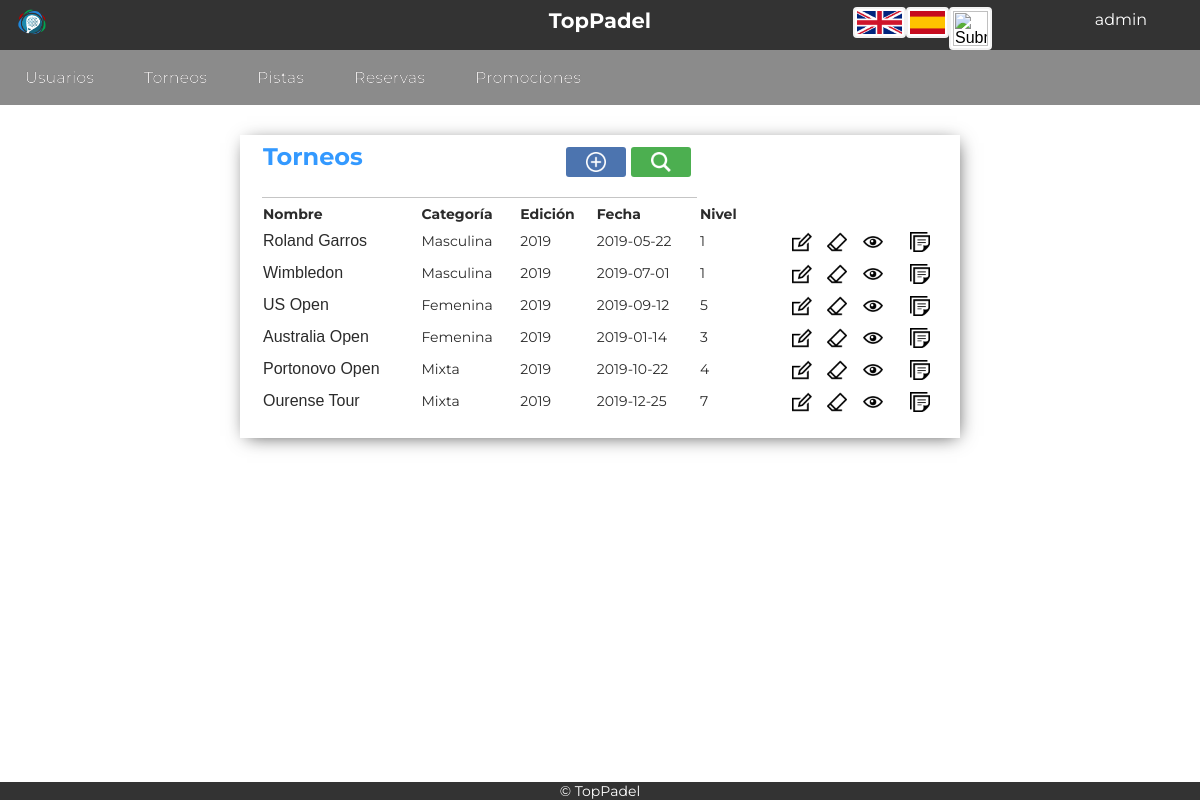
The page /Controllers/Torneos_Controller.php (signed in) on the database its author committed.
### tables this page shows
CREATE TABLE `torneo` (
  `ID_Torneo` tinyint(5) NOT NULL,
  `nombre` varchar(45) NOT NULL,
  `categoria` varchar(15) NOT NULL,
  `fecha` date NOT NULL,
  `edicion` int(5) NOT NULL,
  `nivel` int(5) NOT NULL
);

### Functions/Authentication.php (called while the page is built)
<?php
function IsAuthenticated(){
	if (!isset($_SESSION['login'])){
		return false;
	}
	else{
		return true;
	}
}
?>

### Models/Torneos_Model.php (called while the page is built, shortened)
<?php
class Torneos_Model{
	var $ID_Torneo;
	var $nombre;
	var $categoria;
	var $edicion;
	var $fecha;
	var $nivel;
	function __construct ($ID_Torneo,$nombre,$categoria,$edicion,$fecha,$nivel){
		$this -> ID_Torneo = $ID_Torneo;
		$this -> nombre = $nombre;
		$this -> categoria = $categoria;
		$this -> edicion = $edicion;
		$this -> fecha = $fecha;
		$this -> nivel = $nivel;
		include_once 'Access_DB.php';
		$this->mysqli = ConnectDB();
		}
function search(){
	     $sql = "SELECT *
       			FROM torneo
    			WHERE
    				(
    				(`ID_Torneo` LIKE '%$this->ID_Torneo%') &&
	 				(`nombre` LIKE '%$this->nombre%') &&
					(`categoria` LIKE '%$this->categoria%') &&
					(`edicion` LIKE '%$this->edicion%') &&
					(`fecha` LIKE '%$this->fecha%') &&
					(`nivel` LIKE '%$this->nivel%')
    				)";
    if (!($resultado = $this->mysqli->query($sql))){
		return 'Error en la búsqueda';
	}
    else{
		return $resultado;
	}
}
}
?>

### Models/Access_DB.php (called while the page is built)
<?php
function ConnectDB()
{
    $mysqli = new mysqli("localhost", "todolist", "todolist", "todolist");
	if ($mysqli->connect_errno) {
		include './MESSAGE.php';
		new MESSAGE("Fallo al conectar a MySQL: (" . $mysqli->connect_errno . ") " . $mysqli->connect_error, './index.php');
		return false;
	}
	else{
		return $mysqli;
	}
}
?>

### Views/Torneos_SHOWALL_View.php (the view, shortened to what this page needs)
<?php
include_once '../Functions/Authentication.php';
include_once '../Views/Header.php';
 class Torneos_SHOWALL{
	var $datos;
	function __construct($datos,$enlace){
		$this -> datos = $datos;
		$this -> mostrar();
	}
	function mostrar(){
?>
	<div class="showall">
		<table class="showAllUsers">
			<tr><th class="title" colspan="4"><?php echo $strings['Torneos']; ?>
			<form class="tableActions" action="../Controllers/Torneos_Controller.php" method="">
			<button class="buscar-little" name="action" value="Confirmar_SEARCH1" type="submit"></button>
			<button class="anadir-little"  name="action" value="Confirmar_ADD" type="submit"></button>
			</form></th></tr>
			<tr>
				<th><?php echo $strings['Nombre']; ?></th>
				<th><?php echo $strings['Categoria']; ?></th>
				<th><?php echo $strings['Edicion']; ?></th>
				<th><?php echo $strings['Fecha']; ?></th>
				<th><?php echo $strings['Nivel']; ?></th>
				<th></th>
			</tr>
		<?php
			while($fila = $this ->datos->fetch_array()){
		?>
			<tr>
				<form action="../Controllers/Torneos_Controller.php" method="post" name="action" >
					<td><button class="tarea" name="action" value="Confirmar_SHOWTORNEO"><?php echo $fila['nombre']; ?></button></td>
					<td><?php echo $fila['categoria']; ?></td>
					<td><?php echo $fila['edicion']; ?></td>
					<td><?php echo $fila['fecha']; ?></td>
					<td><?php echo $fila['nivel']; ?></td>
					<td style="text-align:right">
						<button class="editar" name="action" value="Confirmar_EDIT" type="submit"></button>
						<button class="borrar" name="action" value="Confirmar_DELETE1" type="submit"></button>
						<button class="add" name="action" value="Confirmar_SHOWCURRENT" type="submit"></button>
					</td>
				</form>
				<form action="../Controllers/Inscripcion_Controller.php" method="post" name="action" >
					<td style="text-align:right">
						<button class="inscripcion" name="action" value="Confirmar_INSCRIPCION1" type="submit"></button>
					</td>
					</form>
			</tr>
		<?php
			}
		?>
		</table>
	</div>
<?php
    }
}
?>
<footer>
	<?php include '../Views/Footer.php'; ?>

### Controllers/Torneos_Controller.php (shortened to what this page needs)
<?php
include_once "../Functions/Authentication.php";
if(!IsAuthenticated()){
	new MESSAGE('No puedes ver nada sin loguearte','../index.php');
}else{
	include_once "../Models/Torneos_Model.php";
	include_once "../Views/Torneos_SHOWALL_View.php";
	include_once "../Views/Torneos_SHOWTORNEO_View.php";
	switch ($_REQUEST['action']){
		default:
		if(isset($_SESSION['tipo'])){
		if($_SESSION['tipo']=='ADMIN'){
			$torneo = new Torneos_Model('','','','','','');
			$datos = $torneo -> search();
			$respuesta = new Torneos_SHOWALL($datos,'../Controllers/Torneos_Controller.php');
		}else{
			$torneo = new Torneos_Model('','','','','','');
			$datos = $torneo -> searchPorCategoria();
			$respuesta = new Torneos_SHOWALL($datos,'../Controllers/Torneos_Controller.php');
		}
	}
	}
}
?>

### Views/Header.php (shortened to what this page needs)
<?php
	include_once '../Functions/Authentication.php';
?>
<html>
<head>
	<link rel="stylesheet" type="text/css" href="../Views/css/style.css">
	<link rel="stylesheet" href="https://cdnjs.cloudflare.com/ajax/libs/font-awesome/4.7.0/css/font-awesome.min.css">
	<link rel="stylesheet" type="text/css" href="../Views/css/tcal.css" />
</head>
<?php
if(isset($_SESSION['tipo'])){
	if($_SESSION['tipo']=='ADMIN'){
?>
<header id="main-header">
	<div class="fixednav">
		<div class="topnav">
			<div class="topnav-centered">
				<a><h2>TopPadel</h2></a>
			</div>
			<a class="alogo"><button class="logo"></button></a>
			<div class="topnav-right">
                <?php
                    if (IsAuthenticated()){
                ?>
			<nav class="perfil"><ul>
				<li><?php echo $_SESSION['login'];?></a>
				</li>
			</ul>
			</nav>
                <?php
                    }
                    else{
                ?>
                    <a href='../Controllers/Registro_Controller.php'><button class="registrar"></button></a>
                <?php
                    }
                ?>
			</div>
			<div class="flags1" >
				<form name='idioma' action="../Functions/CambioIdioma.php" method="POST" style="display: inline-block; margin:0; padding:0;">
					<input type="image" src="../Views/img/uk.png"  width="45px">
				</form>
				<form name='idioma' action="../Functions/CambioIdioma.php" method="POST" style="display: inline-block; margin:0; padding:0;">
					<input type="image"  src="../Views/img/spain.png"  width="35px" >
				</form>
				<form name='idioma' action="../Functions/CambioIdioma.php" method="POST" style="display: inline-block; margin:0; padding:0;">
					<input type="image"  src="../Views/img/galicia.png" width="35px">
				</form>
			</div>
	</div>
	<div class="menu-bar" id="menu-bar">
		<li><a href="../Controllers/Usuarios_Controller.php"><?php echo $strings['Usuarios']; ?></a></li>
		<li><a href="../Controllers/Torneos_Controller.php"><?php echo $strings['Torneos']; ?></a></li>
		<li><a href="../Controllers/Pistas_Controller.php"><?php echo $strings['Pistas']; ?></a></li>
		<li><a href="../Controllers/Reservas_Controller.php"><?php echo $strings['Reservas']; ?></a></li>
		<li><a href="../Controllers/Promociones_Controller.php"><?php echo $strings['Promociones']; ?></a></li>
	</div>
</header>
<?php
}
}
?>

### Views/Footer.php
<div class="footer" id="footer">
	<li>© TopPadel</li>
</div>
</body>
</html>

### Views/Torneos_SHOWTORNEO_View.php (shortened to what this page needs)
<?php
include_once '../Functions/Authentication.php';
?>
<footer>
	<?php include '../Views/Footer.php'; ?>
</footer>

### Views/css/style.css (style rules this page uses)
.flags1 { display:inline-flex; float:right; padding:10px; width: auto; }
.flags1 form { box-shadow: none; }
.topnav { position: fixed; background-color: #333; margin: -10px 0px 0px 0px; width: 100%; height: 60; z-index: 8999; }
.topnav a { float: left; color: white; text-align: center; padding: 18px 16px 16px 16px; text-decoration: none; font-size: 14px; font-style: normal; text-shadow: 0px 0px 0px #000000; }
.topnav-centered a { float: none; position: absolute; top: 50%; left: 50%; transform: translate(-50%, -50%); }
.topnav-right { float: right; display: flex; text-align: center; }
.menu-bar { width: 100%; border-top: 50px solid; height: 55px; line-height: 100%; background: #8B8B8B; position: inherit; }
.menu-bar li { margin: 0px 0px 0px 0px; padding: 0px 0px 0px 0px; float: left; position: inherit; list-style: none; }
.menu-bar a { font-style: normal; font-size: 16px; color: #E7E5E5; text-decoration: none; display: block; padding: 20px 25px 19px 25px; margin: 0; margin-bottom: 0px; border-radius: 0px; text-shadow: 0px 0px 0px #000000; }
.footer { font-size: 14; background-color: #333; position: fixed; left: 0; bottom: 0; width: 100%; height: auto; display: inline-table; text-align: center; z-index: 999; color: white }
.footer li { display: inline; }
form { font-size:14px; color:#2b2b2b; width:50%; margin-left:auto; margin-right:auto; margin-top:50px; padding: 20px 40px 20px 20px; box-shadow: 2px 3px 18px -5px rgba(0,0,0,0.75); }
input { padding:2px; border:2px solid #f2f2f2; border-radius:4px; background-color:#fff; margin-top: 7; font-size:16px; }
.showAllUsers { font-size:14px; color:#2b2b2b; width:60%; margin-left:auto; margin-right:auto; margin-top:30px; margin-bottom: 35px; padding: 0px 20px 20px 20px; box-shadow: 2px 3px 18px -5px rgba(0,0,0,0.75); }
.title { text-align:left; font-size:24px; font-weight:bold; border-bottom: 1px solid rgba(114, 114, 114, 0.411); color:#39F; padding-bottom: 20px; }
th { padding-top: 5px; text-align: left; }
.logo { background-size: 35px 35px; background-color: #333; background-position: center; background-repeat: no-repeat; margin-top: 0px; margin-right: 0px; border: none; padding: 15px 15px; cursor: pointer; background-image: url(../img/logo.png); }
button { background-size: 20px 20px; background-position: center; background-repeat: no-repeat; margin-top: 25px; margin-right: 30px; border: none; color: white; padding: 20px 35px; text-align: center; font-size: 16px; cursor: pointer; border-radius: 3px; background-color:green; }
.buscar-little { vertical-align: text-bottom; float: right; margin-top: 5px; margin-right: 5px; padding: 15px 30px; background-image: url(../img/buscar.png); background-color: #4CAF50; }
.anadir-little { vertical-align: text-bottom; float: right; margin-top: 5px; margin-right: 5px; padding: 15px 30px; background-image: url(../img/anadir.png); background-color: rgb(76, 116, 175); }
.editar { background-image: url(../img/editar.png); background-color: Transparent; background-repeat:no-repeat; border: none; cursor:pointer; overflow: hidden; outline:none; margin-top: 5px; margin-right: 2px; padding: 10px 15px; margin-bottom: 3px; }
.borrar { background-image: url(../img/borrar.png); background-color: Transparent; background-repeat:no-repeat; border: none; cursor:pointer; overflow: hidden; outline:none; margin-top: 5px; margin-right: 2px; padding: 10px 15px; margin-bottom: 3px; }
.add { background-image: url(../img/ver.png); background-color: Transparent; background-repeat:no-repeat; border: none; cursor:pointer; overflow: hidden; outline:none; margin-top: 5px; margin-right: 2px; padding: 10px 15px; margin-bottom: 3px; }
.inscripcion { background-image: url(../img/note.png); background-color: Transparent; background-repeat:no-repeat; border: none; cursor:pointer; overflow: hidden; outline:none; margin-top: 5px; margin-right: 2px; padding: 10px 15px; margin-bottom: 3px; }
.tableActions { display: contents; }
.tarea { background-color: transparent; padding: 0; margin: 0; color:#2b2b2b; }
nav li { display:inline-block; width:150px; height:30px; padding: 4px; background-color:#333; border:none; text-align:center; color:#fff; position:relative; }

### rows shown on the page
torneo: nombre "Roland Garros", categoria "Masculina", edicion "2019", fecha "2019-05-22", nivel "1"
torneo: nombre "Wimbledon", categoria "Masculina", edicion "2019", fecha "2019-07-01", nivel "1"
torneo: nombre "US Open", categoria "Femenina", edicion "2019", fecha "2019-09-12", nivel "5"
torneo: nombre "Australia Open", categoria "Femenina", edicion "2019", fecha "2019-01-14", nivel "3"
torneo: nombre "Portonovo Open", categoria "Mixta", edicion "2019", fecha "2019-10-22", nivel "4"
torneo: nombre "Ourense Tour", categoria "Mixta", edicion "2019", fecha "2019-12-25", nivel "7"

### other values the page prints
$_SESSION['login'] "admin"
$strings['Usuarios'] "Usuarios"
$strings['Torneos'] "Torneos"
$strings['Pistas'] "Pistas"
$strings['Reservas'] "Reservas"
$strings['Promociones'] "Promociones"
$strings['Nombre'] "Nombre"
$strings['Categoria'] "Categoría"
$strings['Edicion'] "Edición"
$strings['Fecha'] "Fecha"
$strings['Nivel'] "Nivel"
